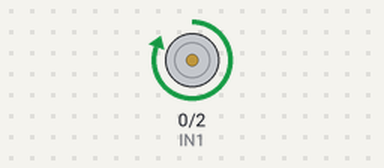
Simulated run of this sketch. Board: Arduino Uno, built with avr-gcc and run on an emulated ATmega328P. Parts: motor-driver pin pairs drawn as motors (green arrow = first pin HIGH = forward, orange = second pin HIGH = backward, longer = more drive, scaled by the enable pin).

Above: at 1.0 s.
At 7.7 s:
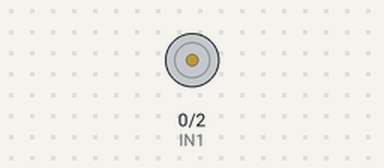
At 34.6 s:
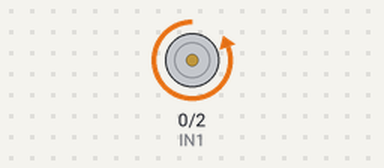
Timing chart, 0 to 41.1 s (numbered marks = the images above):
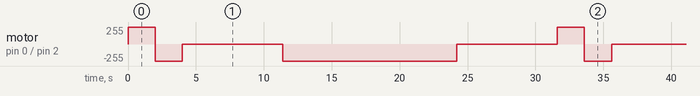

The sketch:

dc-motor-IC.ino
```cpp
int ENA = 4;

int IN1 = 0;

int IN2 = 2;
void setup() {

// set all the motor control pins to outputs

pinMode(ENA, OUTPUT);
pinMode(IN1, OUTPUT);
pinMode(IN2, OUTPUT);

}
// this function will run the motors in both directions at a fixed speed

void testOne() {

// turn on motor

digitalWrite(ENA, HIGH); // set speed to 200 out of possible range 0~255
digitalWrite(IN1, HIGH);
digitalWrite(IN2, LOW);

delay(2000); // now change motor directions

digitalWrite(IN1, LOW);
digitalWrite(IN2, HIGH);

delay(2000); // now turn off motors

digitalWrite(IN1, LOW);
digitalWrite(IN2, LOW);
}
// this function will run the motors across the range of possible speeds

// note that maximum speed is determined by the motor itself and the operating voltage
// the PWM values sent by analogWrite() are fractions of the maximum speed possible by your hardware

void testTwo() {

// turn on motors

digitalWrite(IN1, LOW);
digitalWrite(IN2, HIGH);

// accelerate from zero to maximum speed

for (int i = 0; i < 256; i++)

{
    analogWrite(ENA, i);
    delay(50);
}

// decelerate from maximum speed to zero

for (int i = 255; i >= 0; --i)
{
      analogWrite(ENA, i);
      delay(50);
}

// now turn off motors

digitalWrite(IN1, LOW);
digitalWrite(IN2, LOW);
}
void loop() {

  testOne();
  delay(1000);
    testTwo();
    delay(1000);
}
```

Measured:
- by itself, motor on pin 0 (IN1) / pin 2 (IN2): repeats every 31.6 s: backward 255/255 2.0 s, stopped 7.4 s, backward 255/255 12.8 s, stopped 7.4 s, forward 255/255 2.0 s
